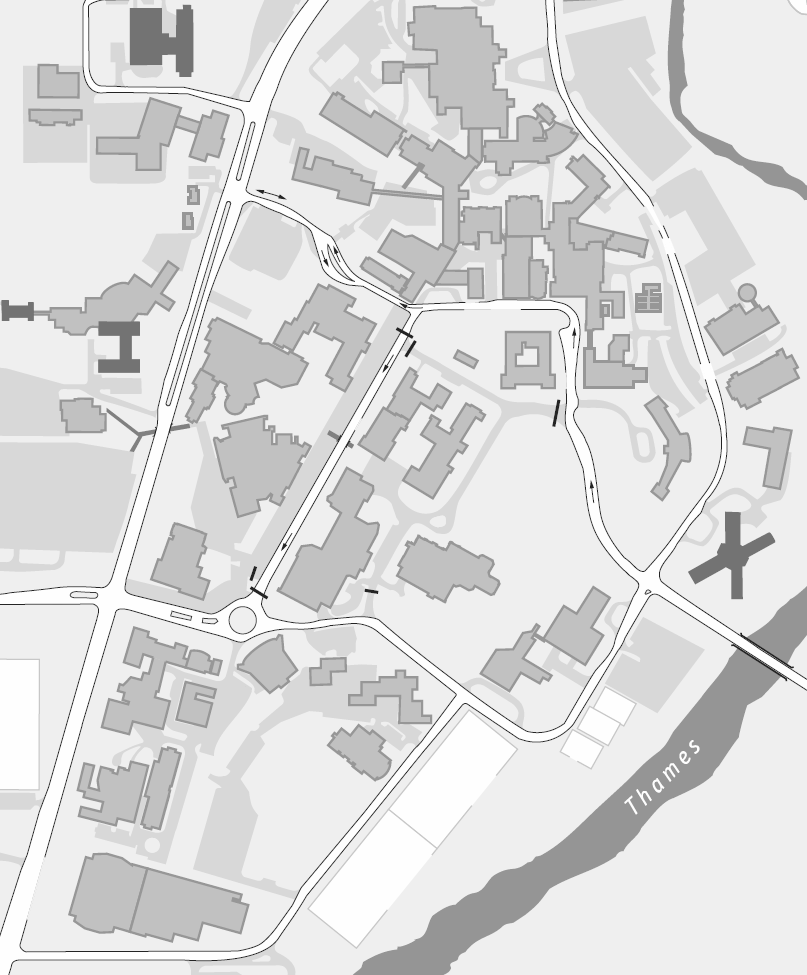
#> input picture images/uwocampus.bmp, 807 x 975 px
$ jupyter execute MyRegionGrowing.ipynb   (shell and % lines are left out)   (older library calls are emulated)
#> lines starting #> are read from the running program, lines starting #| are printed output that depends on the picture
### asg1.py
import numpy as np
import matplotlib as mpl
import matplotlib.pyplot as plt

class Figure:
    default_figsize_inches=(8,8)
    motion_notify_throttle_timer_interval = 100
    left_button = 1
    middle_button = 2
    right_button = 3

    def __init__(self):
        self.mouse_down_handler = None
        self.mouse_up_handler = None
        self.mouse_over_handler = None
        self.mouse_wheel_handler = None

        fig,ax = plt.subplots(figsize=Figure.default_figsize_inches)
        self.fig = fig
        self.ax = ax

        fig.canvas.mpl_connect('button_press_event', self.on_button_press)
        fig.canvas.mpl_connect('button_release_event', self.on_button_release)
        fig.canvas.mpl_connect('motion_notify_event', self.on_motion_notify)
        fig.canvas.mpl_connect('scroll_event', self.on_scroll)

        ax.set_axis_off()

        motion_notify_throttle_timer = fig.canvas.new_timer(interval=self.motion_notify_throttle_timer_interval)
        motion_notify_throttle_timer.add_callback(self.on_motion_notify_throttled)
        motion_notify_throttle_timer.single_shot = True

        self.motion_notify_throttle_timer = motion_notify_throttle_timer
        self.motion_notify_throttle_timer_started = False
        self.motion_notify_args = None

        self.views = dict()
        self.last_used_view_id = 0

    def set_title(self, title):
        self.fig.suptitle(title)

    def set_image(self, img):
        self.img = self.ax.imshow(img, cmap='gray')
        self.ax.autoscale(False)

    def set_mouse_down_handler(self, handler):
        self.mouse_down_handler = handler

    def set_mouse_up_handler(self, handler):
        self.mouse_up_handler = handler

    def set_mouse_over_handler(self, handler):
        self.mouse_over_handler = handler

    def set_mouse_wheel_handler(self, handler):
        self.mouse_wheel_handler = handler

    def create_mask_view(self, colors, fill_value):
        levels = range(len(colors))
        cmap, norm = mpl.colors.from_levels_and_colors(levels, colors, extend='max')
        mask_size = self.img.get_size()
        mask_data = np.full(mask_size, fill_value, dtype='uint8')
        mask_view = self.ax.imshow(mask_data, cmap=cmap, norm=norm)
        mask_view_id = self.register_view(mask_view)
        return mask_view_id

    # [40 lines left out: functions set_mask_view_data, create_circle_view, set_circle_view_data, create_polyline_view, set_polyline_view_data, remove_view and 1 more, not called in this run]

    def draw(self):
        self.fig.canvas.draw()

    def show(self):
        plt.show()

    def register_view(self, view):
        new_view_id = self.last_used_view_id + 1
        self.views[new_view_id] = view
        self.last_used_view_id = new_view_id
        return new_view_id

    def raise_mouse_down(self, e):
        if not self.mouse_down_handler is None:
            self.mouse_down_handler(e)

    def raise_mouse_up(self, e):
        if not self.mouse_up_handler is None:
            self.mouse_up_handler(e)

    def raise_mouse_over(self, e):
        if not self.mouse_over_handler is None:
            self.mouse_over_handler(e)

    def raise_mouse_wheel(self, e):
        if not self.mouse_wheel_handler is None:
            self.mouse_wheel_handler(e)

    def is_over_image(self, e):
        return (not self.img is None) and e.inaxes == self.img.axes

    def on_button_press(self, e):
        if (self.is_over_image(e)):
            self.raise_mouse_down(e)

    def on_button_release(self, e):
        if (self.is_over_image(e)):
            self.raise_mouse_up(e)

    # [6 lines left out: function on_motion_notify, not called in this run]

    def on_motion_notify_throttled(self):
        self.raise_mouse_over(self.motion_notify_args)
        self.motion_notify_throttle_timer_started = False

    def on_scroll(self, e):
        if (self.is_over_image(e)):
            self.raise_mouse_wheel(e)

class MaskBuilder:
    def __init__(self, num_rows, num_cols, fill_value):
        self.mask = np.full((num_rows, num_cols), fill_value, dtype='uint8')
        self.meshgrid = np.ogrid[:num_rows, :num_cols]

    def add_point(self, x, y, fill_value):
        self.mask[y, x] = fill_value

    # [5 lines left out: function add_disk, not called in this run]

    def get_value_at(self, x, y):
        return self.mask[y,x]

    def get_mask(self):
        return self.mask

class GraphCutsPresenter:
    bgr_seed_color = (1, 0, 0, 1)
    obj_seed_color = (0, 0, 1, 1)
    bgr_label_color = (1, 0, 0, 0.5)
    obj_label_color = (0, 0, 1, 0.5)
    none_color = (0, 0, 0, 0)
    circle_around_cursor_color = (0, 0, 0, 1)

    disk_radius = 10
    max_disk_radius = 25
    min_disk_radius = 3

    # [98 lines left out: functions __init__, connect_figure, on_mouse_down, on_mouse_up, on_mouse_over, on_mouse_wheel and 2 more, not called in this run]

    def set_circle_around_cursor(self, sx, sy):
        self.fig.set_circle_view_data(self.circle_around_cursor_view, sx, sy, self.disk_radius)
        self.fig.draw()

class PolylineBuilder:
    def __init__(self):
        self.xs = []
        self.ys = []

    def add_points(self, xs, ys):
        self.xs.extend(xs)
        self.ys.extend(ys)

    def empty(self):
        return len(self.xs) == 0

    # [9 lines left out: functions get_starting_point, get_ending_point, not called in this run]

    def get_polyline_xs(self):
        return self.xs

    def get_polyline_ys(self):
        return self.ys

class LiveWirePresenter:
    contour_polyline_color = 'blue'
    path_polyline_color = 'red'

    # [62 lines left out: functions __init__, connect_figure, on_mouse_down, on_mouse_over, add_points_to_contour_polyline, not called in this run]

class RegionGrowingPresenter:
    def __init__(self, img, alg):
        self.img = img
        self.alg = alg
        self.colors = ('none','red','green','blue','orange','pink','lightblue','lightgreen')
        self.none_value = alg.none_value

    def connect_figure(self, fig):
        self.fig = fig
        fig.set_title('Region Growing')
        fig.set_image(self.img)
        fig.set_mouse_down_handler(self.on_mouse_down)

        self.region_mask_view_id = fig.create_mask_view(self.colors, self.none_value)
        self.fig.draw()

    # [8 lines left out: function on_mouse_down, not called in this run]

### MyRegionGrowing.ipynb
[cell 1]
# loading standard modules
import numpy as np
import matplotlib.pyplot as plt
from skimage import img_as_ubyte
from skimage.color import rgb2grey

# loading custom module (requires file asg1.py in the same directory as the notebook file)
from asg1 import Figure, RegionGrowingPresenter, MaskBuilder

[cell 2]
class MyRegionGrowing:
    none_value = 0
    threshold_value = 2

    def __init__(self, img):
        self.fig = Figure()
        self.pres = RegionGrowingPresenter(img, self)
        self.pres.connect_figure(self.fig)

        num_rows = self.num_rows = img.shape[0]
        num_cols = self.num_cols = img.shape[1]

        # creating gray-scale version of the image
        self.intensities = img_as_ubyte(rgb2grey(img))

        # mask "region_mask_builder" where pixels of each "region" will have a unique index-label (like 1,2,3,...)
        # the default mask value in is "none-value" (0) implying pixels that do not belong to any region (yet)
        self.region_mask_builder = MaskBuilder(num_rows, num_cols, self.none_value)

        # region counter
        self.last_used_region_value = self.none_value

        # 4-neighbors graph: pair (neighbor_xs[i],neighbor_xs[j]) defines horizontal and vertical shift to the "i"-th neighbor)
        # self.neighbor_xs = [0, 1,  0, -1]
        # self.neighbor_ys = [1, 0, -1,  0]

        # 8-neighbors graph: pair (neighbor_xs[i],neighbor_xs[j]) defines horizontal and vertical shift to the "i"-th neighbor)
        self.neighbor_xs = [0, 1, 1,  1,  0, -1, -1, -1]
        self.neighbor_ys = [1, 1, 0, -1, -1, -1,  0,  1]

    def run(self):
        self.fig.show()

    # The function below is called from "on_mouse_down" in RegionGrowingPresenter".
    # It's goal is to traverse the "region" grown from seed (sx,sy) and mark pixels in this region
    # by a unique index-label (new-region-value) in the mask (region_mask_builder)
    def grow_new_region_starting_at(self, sx, sy):
        num_rows = self.num_rows
        num_cols = self.num_cols

        neighbor_xs = self.neighbor_xs
        neighbor_ys = self.neighbor_ys
        num_neighbors = len(neighbor_xs)

        I = self.intensities

        # obtain "current" region index-label (increments region counter)
        new_region_value = self.get_new_region_value()

        queue = []
        queue.append((sx,sy))

        # the loop below implements Breadth-First-Search (BFS)
        while len(queue) != 0:
            x,y = queue.pop(0)

            for k in xrange(num_neighbors):
                nx = x + neighbor_xs[k]
                ny = y + neighbor_ys[k]

                if 0 <= nx and nx < num_cols and 0 <= ny and ny < num_rows:
                    if self.region_mask_builder.get_value_at(nx,ny) == self.none_value and abs(int(I[y,x]) - int(I[ny,nx])) < self.threshold_value:
                        self.region_mask_builder.add_point(nx,ny, new_region_value)
                        queue.append((nx,ny))

    # This function increments the region counter (index of the "current" region)
    def get_new_region_value(self):
        new_region_value = self.last_used_region_value + 1
        self.last_used_region_value = new_region_value
        return new_region_value

    def get_region_mask(self):
        return self.region_mask_builder.get_mask()

### Notes about the region growing interface:
1. To grow a new region (left) click on a seed inside this region
2. The left click generates "on_mouse_down" event activating the corresponding (call-back) function in "RegionGrowingPresenter" (implemented in asg1.py) contained by "MyRegionGrowing" object.
3. This function first calls "grow_new_region_starting_at" that adds a new region to the mask "region_mask_buiulder" (an array of region indicator labels).
4. Then, the same "on_mouse_down" function calls "get_region_mask" in order to color the image according to this updated mask.

[cell 3]
img = plt.imread('images/uwocampus.bmp')
#> img is the input picture: shape (975, 807); min 36, max 254, mean 219.9
app = MyRegionGrowing(img[:800,:800])
#> in __init__, `self.img = img`:
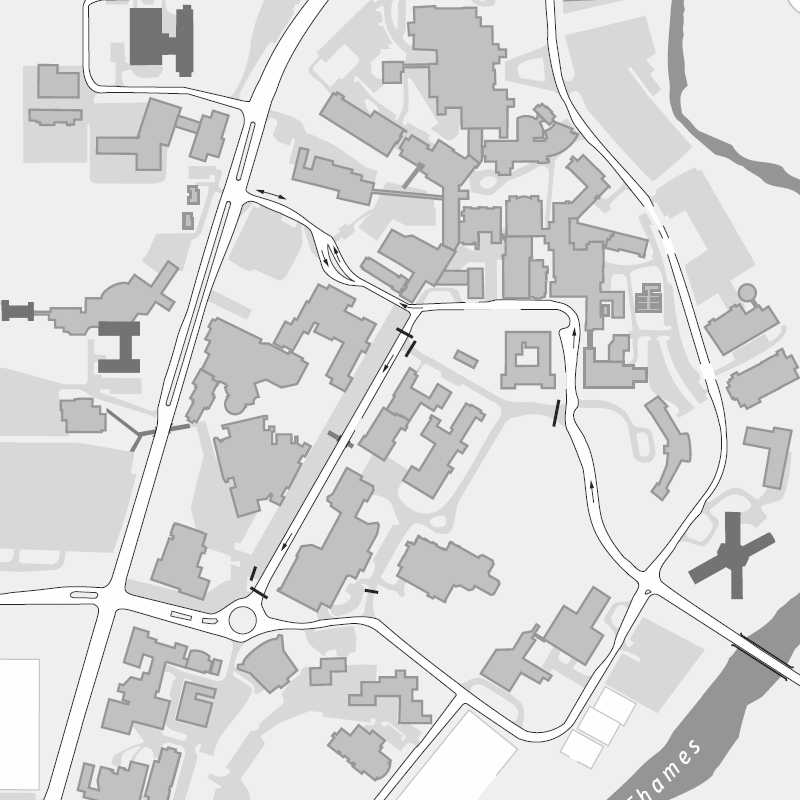
#> self.img: shape (800, 800); min 36, max 254, mean 218.7
#> in create_mask_view, `mask_size = self.img.get_size()`: mask_size = (800, 800)
#> in create_mask_view, `mask_data = np.full(mask_size, fill_value, dtype='uint8')`: mask_data: shape (800, 800); every value is 0
#> in create_mask_view, `mask_view_id = self.register_view(mask_view)`: mask_view_id = 1
app.run()
#> in show, `plt.show()`:
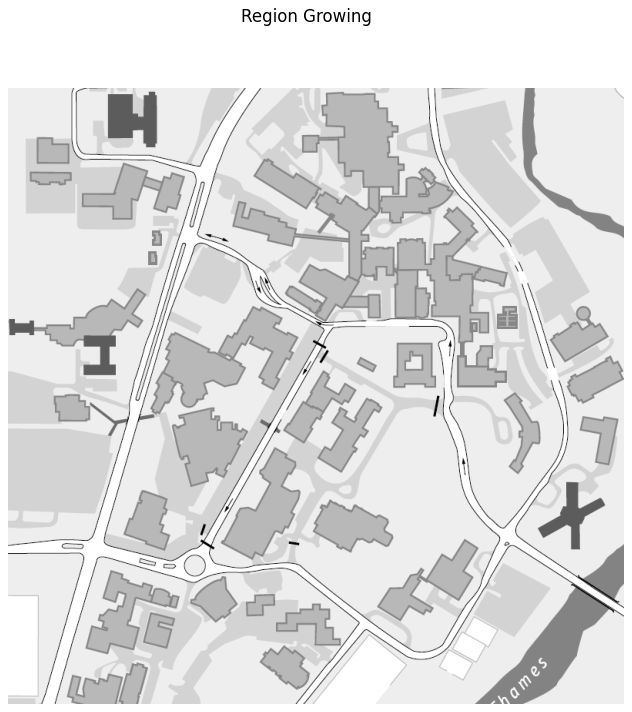
#> figure drawn by matplotlib, 1 panel

$ run again, with images/canada.bmp copied over images/uwocampus.bmp
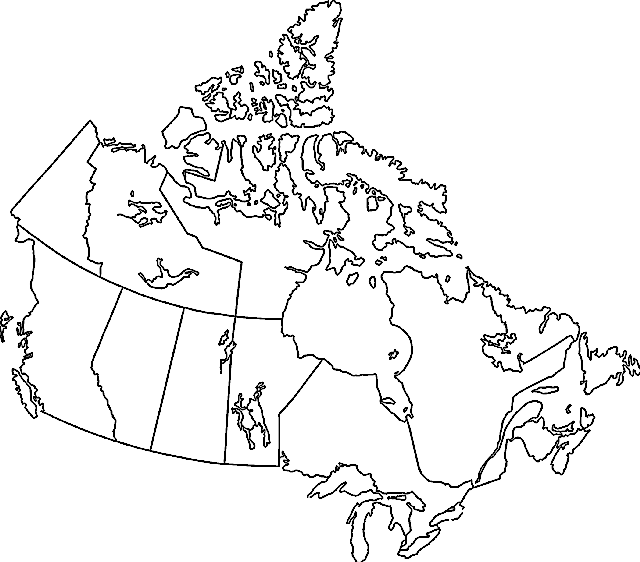
#> input picture images/canada.bmp, 640 x 562 px
#> img is the input picture: shape (562, 640, 3); min 0, max 255, mean 239.9
#> mask_size = (562, 640)
#> mask_data: shape (562, 640); every value is 0
#> mask_view_id = 1
#> in show, `plt.show()`:
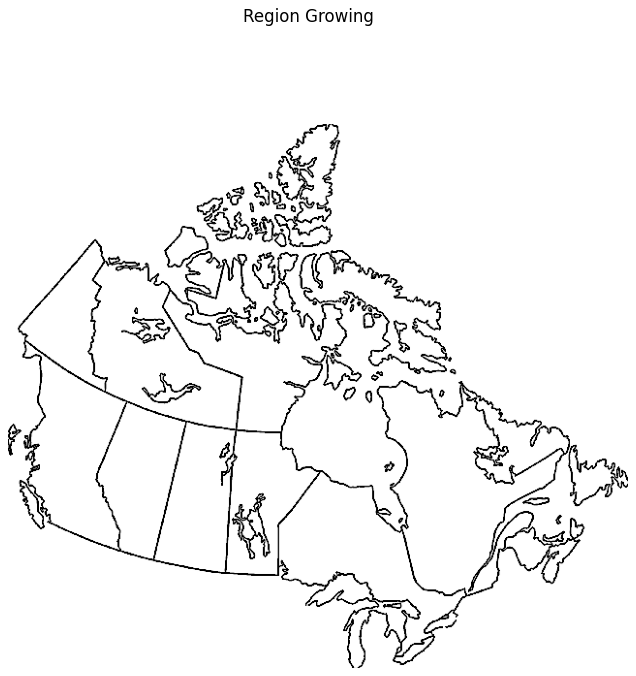
#> figure drawn by matplotlib, 1 panel
